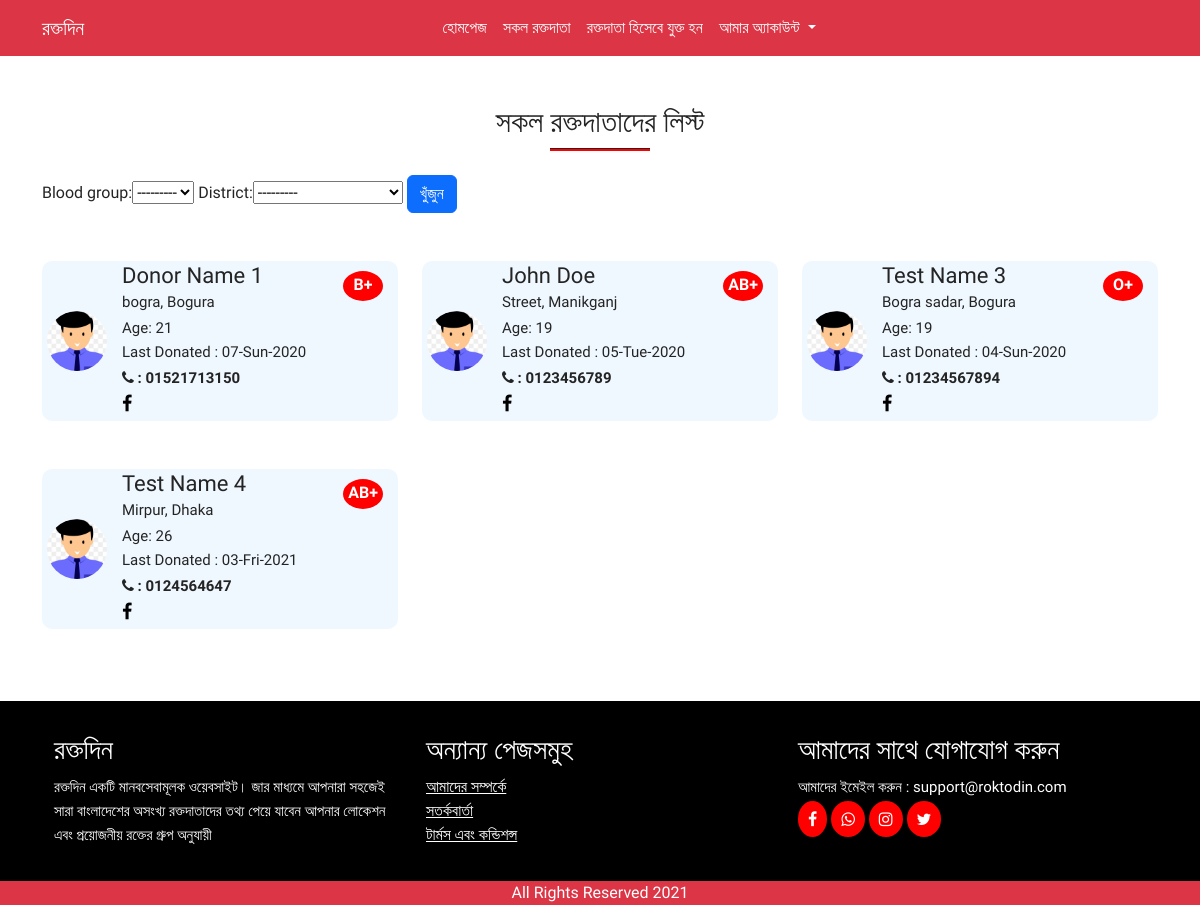
The app's page /all-donors/ with its own data.
### homeapp/models.py (models this page shows, shortened)
class Donor(models.Model):
    GROUPS = (
        ('A+', 'A+'),
        ('A-', 'A-'),
        ('B+', 'B+'),
        ('B-', 'B-'),
        ('O+', 'O+'),
        ('O-', 'O-'),
        ('AB+', 'AB+'),
        ('AB-', 'AB-'),
    )
    STATUS = (
        ('active', 'active'),
        ('deactivate', 'deactivate'),
    )
    DISCTRICTS = (
        ('Comilla','Comilla'),
        ('Feni','Feni'),
        ('Brahmanbaria','Brahmanbaria'),
        ('Rangamati','Rangamati'),
        ('Noakhali','Noakhali'),
        ('Chandpur','Chandpur'),
        ('Lakshmipur','Lakshmipur'),
        ('Chattogram','Chattogram'),
        ('Coxsbazar','Coxsbazar'),
        ('Khagrachhari','Khagrachhari'),
        ('Bandarban','Bandarban'),
        ('Sirajganj','Sirajganj'),
        ('Pabna','Pabna'),
        ('Bogura','Bogura'),
        ('Rajshahi','Rajshahi'),
        ('Natore','Natore'),
        ('Joypurhat','Joypurhat'),
        ('Chapainawabganj','Chapainawabganj'),
        ('Naogaon','Naogaon'),
        ('Jashore','Jashore'),
        ('Satkhira','Satkhira'),
        ('Meherpur','Meherpur'),
        ('Narail','Narail'),
        ('Chuadanga','Chuadanga'),
        ('Kushtia','Kushtia'),
        ('Magura','Magura'),
        ('Khulna','Khulna'),
        ('Bagerhat','Bagerhat'),
        ('Jhenaidah','Jhenaidah'),
        ('Jhalakathi','Jhalakathi'),
        ('Patuakhali','Patuakhali'),
        ('Pirojpur','Pirojpur'),
        ('Barisal','Barisal'),
        ('Bhola','Bhola'),
        ('Barguna','Barguna'),
        ('Sylhet','Sylhet'),
        ('Moulvibazar','Moulvibazar'),
        ('Habiganj','Habiganj'),
        ('Sunamganj','Sunamganj'),
        ('Narsingdi','Narsingdi'),
        ('Gazipur','Gazipur'),
        ('Shariatpur','Shariatpur'),
        ('Narayanganj','Narayanganj'),
        ('Tangail','Tangail'),
        ('Kishoreganj','Kishoreganj'),
        ('Manikganj','Manikganj'),
        ('Dhaka','Dhaka'),
        ('Munshiganj','Munshiganj'),
        ('Rajbari','Rajbari'),
        ('Madaripur','Madaripur'),
        ('Gopalganj','Gopalganj'),
        ('Faridpur','Faridpur'),
        ('Panchagarh','Panchagarh'),
        ('Dinajpur','Dinajpur'),
        ('Lalmonirhat','Lalmonirhat'),
        ('Nilphamari','Nilphamari'),
        ('Thakurgaon','Thakurgaon'),
        ('Rangpur','Rangpur'),
        ('Kurigram','Kurigram'),
        ('Sherpur','Sherpur'),
        ('Mymensingh','Mymensingh'),
        ('Jamalpur','Jamalpur'),
        ('Netrokona','Netrokona'),
    )
    user = models.ForeignKey(User, on_delete=models.CASCADE)
    contact_no = models.CharField(max_length=100)
    blood_group = models.CharField(choices=GROUPS, max_length=10, blank=True)
    dob = models.DateField(blank=True, null=True)
    district = models.CharField(max_length=100,choices=DISCTRICTS, blank=True)
    address = models.CharField(max_length=250, blank=True)
    last_donated = models.DateField(blank=True, null=True)
    fb = models.URLField(blank=True)
    whatsapp = models.CharField(blank=True, max_length=15)
    status = models.CharField(
        max_length=10, choices=STATUS, default='deactivate')
    def age(self):
        import datetime
        if (datetime.date.today() - self.dob):
            diff = str((datetime.date.today() - self.dob)/365)
            return diff[:2]

### homeapp/views.py (the view)
# urls.py: path('all-donors/', views.alldonors, name='alldonors'),
def alldonors(request):
    donors = Donor.objects.filter(status='active')
    donorfilter = DonorFilter(request.GET, queryset=donors)
    donors = donorfilter.qs
    context = {'donors': donors,
               'donorfilter': donorfilter, }
    return render(request, 'all-donors.html', context)

### homeapp/templates/all-donors.html (shortened to what this page needs)
{% extends "base.html" %}
{% load static %}
{% load crispy_forms_tags %}
{% block body %}
<div>
    <div id="donor-list" class="my-5">
        <h2 class="text-center">সকল রক্তদাতাদের লিস্ট </h2>
        <hr class="title-bottom-line">
        <div class="container">
            <br>
            <form method="get">
                {{donorfilter.form}}
                <button class="btn btn-primary" type="submit">খুঁজুন
                </button>
            </form>
            <br>
            <div class="row">
                {% for donor in donors %}
                <div class="col-lg-4 col-md-6 col-sm-12 py-4">
                    <div class="donor-box">
                        <img class="lazyload" src="{% static 'images/loading.gif'%}"
                            data-src="{% static 'images/userplaceholder.jpg'%}" alt="">
                        <div class="donor-details">
                            <h4 class="donor-name">{{donor.user.first_name}}</h4>
                            <span class="donor-blood-group">{{donor.blood_group}}</span>
                            <p class="donor-location">{{donor.address}}, {{donor.district}}</p>
                            <p class="dononr-age">Age: {{donor.age}} <br> Last Donated : {{donor.last_donated}} </p>
                            <p class="contact-no"> <strong><i class="fa fa-phone"></i> : {{donor.contact_no}}</strong>
                            </p>
                            <p class="donor-social">
                                {% if donor.fb %}
                                <a href="{{donor.fb}}"><i class="fa fa-facebook"></i></a>
                                {%else%}
                                <a href="#"><i class="fa fa-facebook"></i></i></a>
                                {% endif %}
                            </p>
                        </div>
                    </div>
                </div>
                {% endfor %}
            </div>
        </div>
    </div>
</div>
{% endblock body %}

### static/css/style.css (style rules this page uses)
* { margin: 0; padding: 0; box-sizing: border-box; }
body { color: #242424; font-family: "Hind Siliguri", "Rubik", sans-serif; font-size: 16px; font-style: normal; font-weight: normal; overflow-x: hidden; }
a { color: #000000; transition: 0.3s ease-in-out; }
h2 { font-size: 30px; }
h4 { font-size: 22px; }
p { font-size: 15px; font-weight: normal; line-height: 24px; margin-bottom: 2px; }
.title-bottom-line { width: 100px; height: 3px !important; background: red; opacity: 1 !important; margin: 0 auto; }
.donor-box { width: 100%; height: auto; display: inline-flex; background: #f0f8ff; border-radius: 10px; position: relative; transition: all 0.2s ease; }
.donor-box img { border-radius: 50%; place-self: center; width: 60px; height: 60px; object-fit: fill; margin-left: 5px; }
.donor-details { margin-left: 10px; padding: 2px 5px; }
.donor-name { padding-bottom: 0; margin-bottom: 0; display: inline; }
.donor-blood-group { margin-left: auto; background: red; border-radius: 50%; color: #fff; padding: 2px; display: inline-block; position: absolute; right: 15px; top: 10px; width: 40px; text-align: center; font-weight: bold; font-size: 16px; height: 30px; }
.donor-social a { margin-right: 5px; font-size: 18px; }

### records on screen
Donor: user.first_name "Donor Name 1", blood_group "B+", address "bogra", district "Bogura", age "21", last_donated "07-Sun-2020", contact_no "01521713150"
Donor: user.first_name "John Doe", blood_group "AB+", address "Street", district "Manikganj", age "19", last_donated "05-Tue-2020", contact_no "0123456789"
Donor: user.first_name "Test Name 3", blood_group "O+", address "Bogra sadar", district "Bogura", age "19", last_donated "04-Sun-2020", contact_no "01234567894"
Donor: user.first_name "Test Name 4", blood_group "AB+", address "Mirpur", district "Dhaka", age "26", last_donated "03-Fri-2021", contact_no "0124564647"
